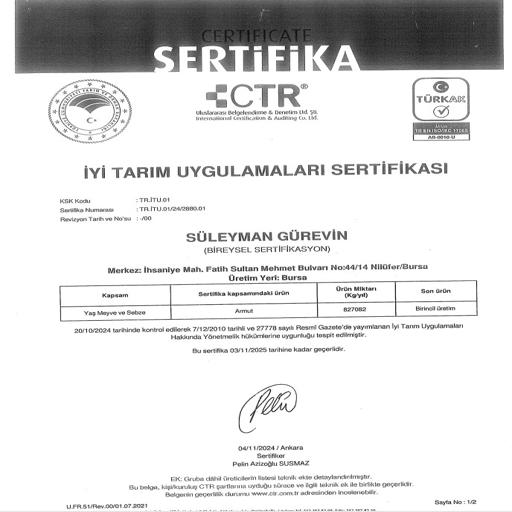
#> input picture dataset_augmented_512/type_1/itu_type1_01.jpg, 512 x 512 px
$ python -i image_processing.py   (imports and definitions only)
#> lines starting #> are read from the running program, lines starting #| are printed output that depends on the picture; after the words box and inside, x2 and y2 are one past the last pixel; in counts of white or black regions, pixels touching at a corner belong together
#> further down, picture is the input picture: shape (512, 512, 3); min 10, max 255, mean 223.6
import cv2
import numpy as np

def preprocess_image(image):

    if image is None or image.size == 0:
        print("⚠️ preprocess_image: Görüntü boş, işleme alınmadı.")
        return None
    image = cv2.cvtColor(image, cv2.COLOR_RGB2BGR)
    gray = cv2.cvtColor(image, cv2.COLOR_BGR2GRAY)
    gray = cv2.medianBlur(gray, 3)
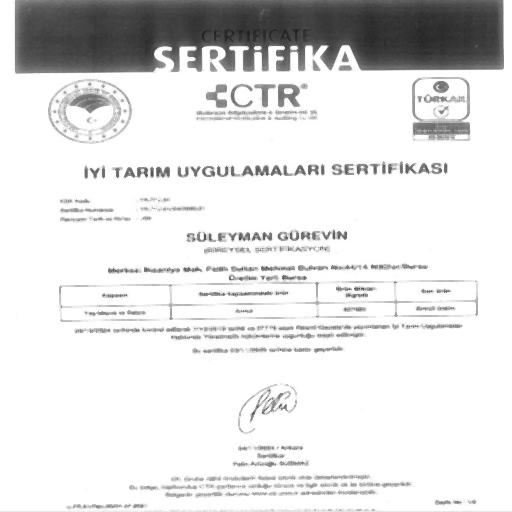
#> gray: shape (512, 512); min 28, max 255, mean 225.2
    _, binary = cv2.threshold(gray, 0, 255, cv2.THRESH_BINARY + cv2.THRESH_OTSU)
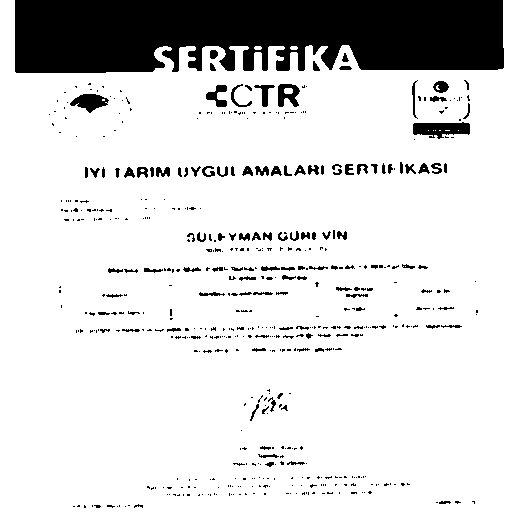
#> binary: shape (512, 512); 84.6% white; 538 black regions (419 under 20 px), largest, box (x1, y1, x2, y2) and area: (15, 0, 504, 73) 31801, (413, 122, 470, 139) 673, (70, 94, 109, 113) 428
    kernel = cv2.getStructuringElement(cv2.MORPH_RECT, (1, 1))
    processed_image = cv2.dilate(binary, kernel, iterations=1)
    processed_image = cv2.erode(processed_image, kernel, iterations=1)

    return processed_image

>>> import cv2
>>> picture = cv2.cvtColor(cv2.imread('dataset_augmented_512/type_1/itu_type1_01.jpg'), cv2.COLOR_BGR2RGB)
>>> result = preprocess_image(picture)

$ run again, on dataset_augmented_512/type_1/itu_type1_03.jpg
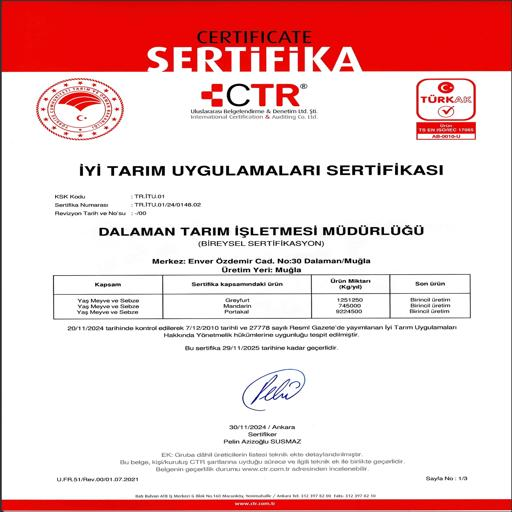
#> input picture dataset_augmented_512/type_1/itu_type1_03.jpg, 512 x 512 px
#> in preprocess_image, image is the input picture: shape (512, 512, 3); mean B, G, R 204.1, 204.2, 239.5
#> in preprocess_image, `gray = cv2.medianBlur(gray, 3)`:
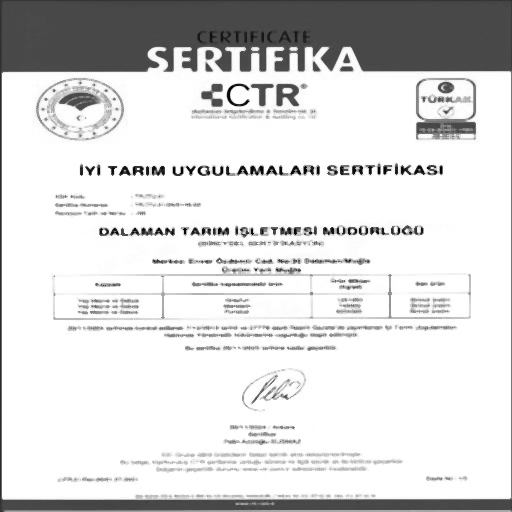
#> gray: shape (512, 512); min 0, max 255, mean 216.6
#> in preprocess_image, `_, binary = cv2.threshold(gray, 0, 255, cv2.THRESH_BINARY + cv2.THRESH..`:
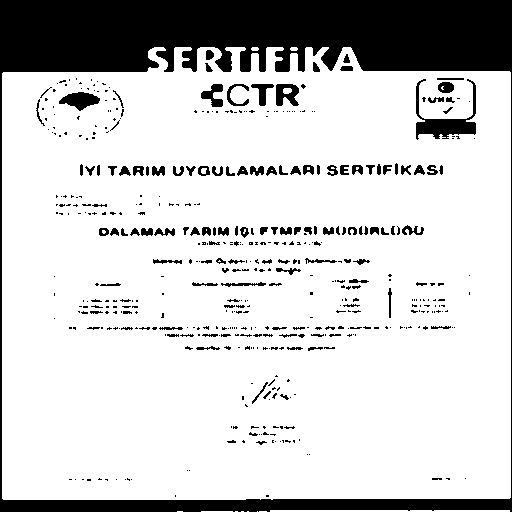
#> binary: shape (512, 512); 80.5% white; 476 black regions (346 under 20 px), largest, box (x1, y1, x2, y2) and area: (0, 0, 512, 512) 40848, (416, 79, 476, 140) 1163, (59, 92, 100, 111) 458

$ run again, on dataset_augmented_512/type_1/itu_type1_04.jpg
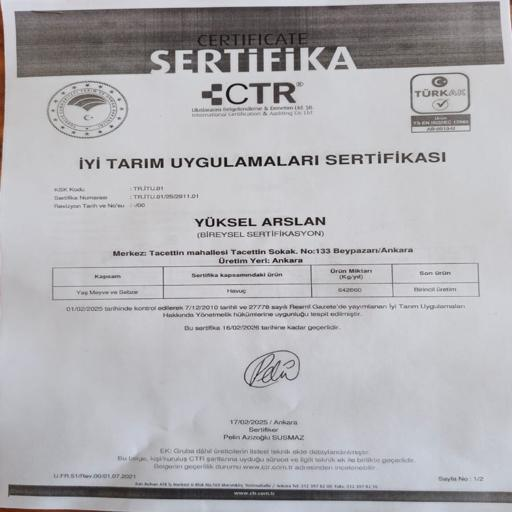
#> input picture dataset_augmented_512/type_1/itu_type1_04.jpg, 512 x 512 px
#> in preprocess_image, image is the input picture: shape (512, 512, 3); mean B, G, R 180.2, 176.6, 177.7
#> in preprocess_image, `_, binary = cv2.threshold(gray, 0, 255, cv2.THRESH_BINARY + cv2.THRESH..`:
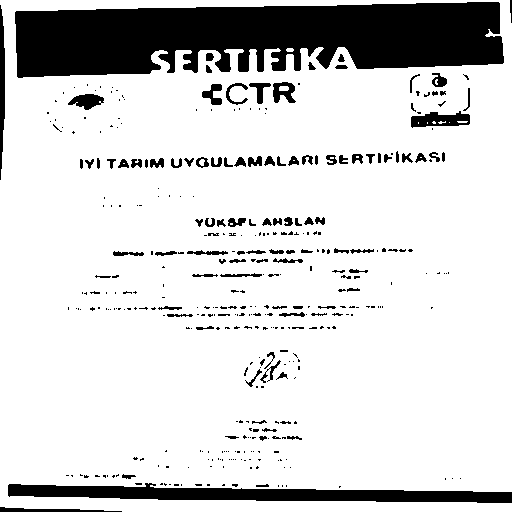
#> binary: shape (512, 512); 83.4% white; 381 black regions (273 under 20 px), largest, box (x1, y1, x2, y2) and area: (15, 2, 504, 78) 28666, (8, 483, 512, 503) 5835, (0, 5, 5, 180) 646
